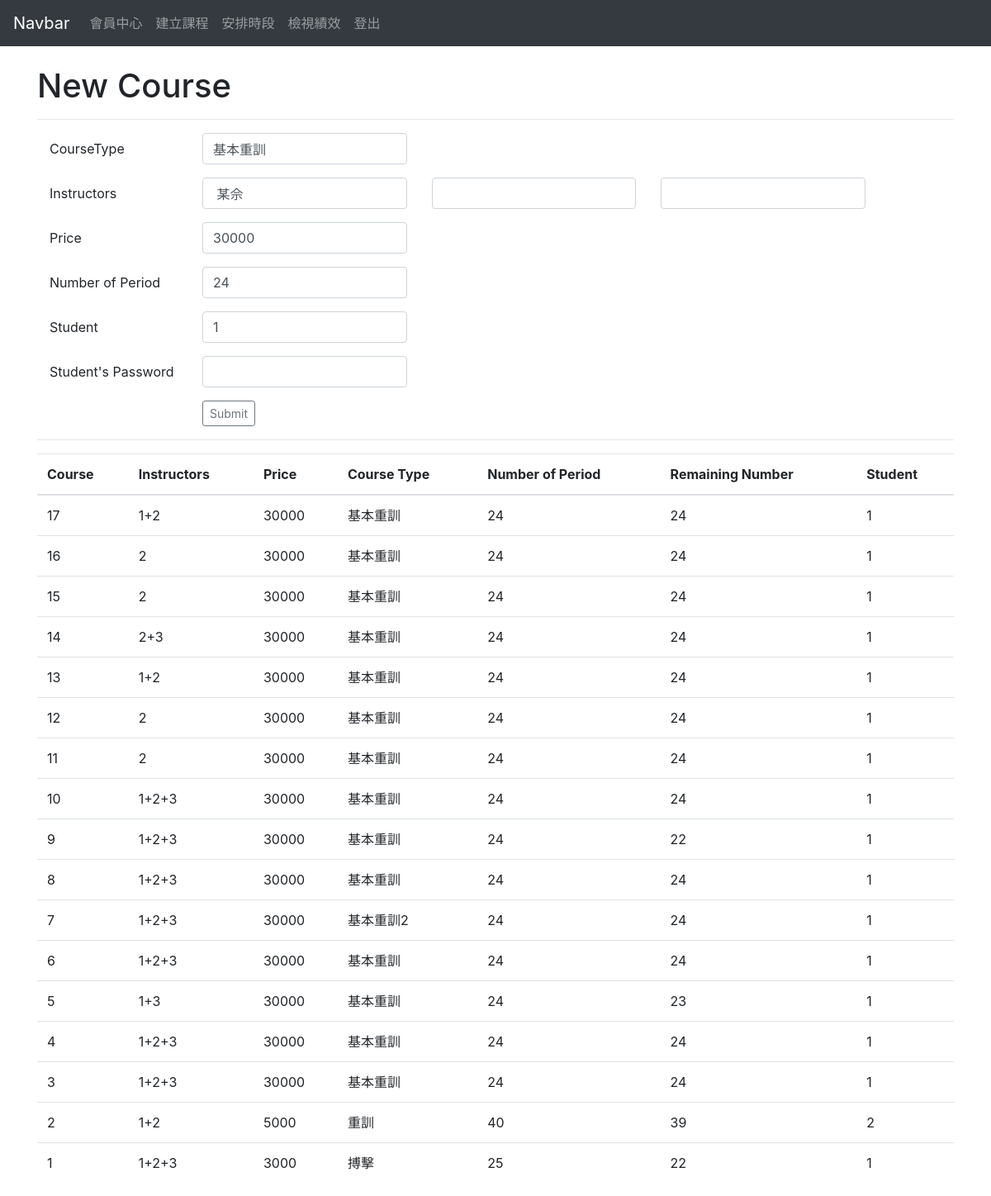
Screenshot of /Instructor/NewCourse.php (signed in) with the database file from the repository.
### tables this page shows
CREATE TABLE `course` (
  `Course_ID` int(6) NOT NULL,
  `M_ID` int(6) NOT NULL,
  `Price` int(6) NOT NULL,
  `Course_Type` varchar(40) DEFAULT NULL,
  `Number_of_Period` int(3) NOT NULL,
  `Remaining_Number` int(3) NOT NULL,
  `Open_Time` datetime NOT NULL DEFAULT CURRENT_TIMESTAMP
);

### Instructor/NewCourse.php (the view, shortened to what this page needs)
<?php
	require_once('database.php');
?>
<!DOCTYPE html>
<html lang="en">
<head>
    <link rel="stylesheet" href="https://stackpath.bootstrapcdn.com/bootstrap/4.1.3/css/bootstrap.min.css">
</head>
<body>
<?php echo file_get_contents('../navbar_I.html'); ?>
<div class="container">
<br>
<h1>New Course</h1>
<hr>
<form action="NewCourse.php" method="POST">
	<div class="container">
			<div class="form-group row">
				<label class="col-sm-2 col-form-label">CourseType</label>
				<div class="col-sm-3">
					<input class="form-control" type="text" name="CourseType" value="基本重訓"/>
				</div>
			</div>
			<div class="form-group row">
				<label class="col-sm-2 col-form-label">Instructors</label>
				<div class="col-sm-3">
					<input class="form-control" type="text" name="Instructors1"value=' <?php echo $_SESSION['ID'];?>' />
				</div>
				<div class="col-sm-3">
					<input class="form-control" type="text" name="Instructors2" />
				</div>
				<div class="col-sm-3">
					<input class="form-control" type="text" name="Instructors3"  />
				</div>
			</div>
			<div class="form-group row">
				<label class="col-sm-2 col-form-label">Price</label>
				<div class="col-sm-3">
					<input class="form-control" type="text" name="Price" value=30000 />
				</div>
			</div>
			<div class="form-group row">
				<label class="col-sm-2 col-form-label">Number of Period</label>
				<div class="col-sm-3">
					<input class="form-control" type="text" name="NumberofPeriod"  value=24 />
				</div>
			</div>
			<div class="form-group row">
				<label class="col-sm-2 col-form-label">Student</label>
				<div class="col-sm-3">
					<input class="form-control" type="text" name="Student" value=1 />
				</div>
			</div>
			<div class="form-group row">
				<label class="col-sm-2 col-form-label">Student's Password</label>
				<div class="col-sm-3">
					<input class="form-control" type="password" name="StudentPassword"  />
				</div>
			</div>
			<div class="form-group row">
				<label class="col-sm-2 col-form-label"></label>
				<div class="col-sm-3">
					<input class='btn btn-outline-secondary btn-sm' type="submit" value="Submit" />
				</div>
			</div>
	</div>
<hr>
<table class="table table-hover">
	<thead>
	<tr>
		<th>Course</th>
		<th>Instructors</th>
		<th>Price</th>
		<th>Course Type</th>
		<th>Number of Period</th>
		<th>Remaining Number</th>
		<th>Student</th>
	</tr>
	</thead>
	<tbody>
	<?php
		$result = mysqli_query($mysqli, "SELECT course.Course_ID, GROUP_CONCAT(compose.I_ID SEPARATOR '+'), Price, Course_Type, Number_of_Period, Remaining_Number, course.M_ID
		FROM `course`, `member`, `compose`
		WHERE course.M_ID = member.M_ID AND course.Course_ID = compose.Course_ID
		GROUP BY course.Course_ID
		ORDER BY course.Course_ID DESC;
		");
		while($query_data = mysqli_fetch_row($result)) {
		  echo "<tr>";
		  echo "<td>",$query_data[0], "</td>",
			   "<td>",$query_data[1], "</td>",
			   "<td>",$query_data[2], "</td>",
			   "<td>",$query_data[3], "</td>",
			   "<td>",$query_data[4], "</td>",
			   "<td>",$query_data[5], "</td>",
			   "<td>",$query_data[6], "</td>";
		  echo "</tr>";
		}
	?>
  	</tbody>
</table>
</div>
</body>
</html>

### rows the page displays
course: Course_ID "17", query_data "1+2", Price "30000", Course_Type "基本重訓", Number_of_Period "24", Remaining_Number "24", M_ID "1"
course: Course_ID "16", query_data "2", Price "30000", Course_Type "基本重訓", Number_of_Period "24", Remaining_Number "24", M_ID "1"
course: Course_ID "15", query_data "2", Price "30000", Course_Type "基本重訓", Number_of_Period "24", Remaining_Number "24", M_ID "1"
course: Course_ID "14", query_data "2+3", Price "30000", Course_Type "基本重訓", Number_of_Period "24", Remaining_Number "24", M_ID "1"
course: Course_ID "13", query_data "1+2", Price "30000", Course_Type "基本重訓", Number_of_Period "24", Remaining_Number "24", M_ID "1"
course: Course_ID "12", query_data "2", Price "30000", Course_Type "基本重訓", Number_of_Period "24", Remaining_Number "24", M_ID "1"
course: Course_ID "11", query_data "2", Price "30000", Course_Type "基本重訓", Number_of_Period "24", Remaining_Number "24", M_ID "1"
course: Course_ID "10", query_data "1+2+3", Price "30000", Course_Type "基本重訓", Number_of_Period "24", Remaining_Number "24", M_ID "1"
course: Course_ID "9", query_data "1+2+3", Price "30000", Course_Type "基本重訓", Number_of_Period "24", Remaining_Number "22", M_ID "1"
course: Course_ID "8", query_data "1+2+3", Price "30000", Course_Type "基本重訓", Number_of_Period "24", Remaining_Number "24", M_ID "1"
course: Course_ID "7", query_data "1+2+3", Price "30000", Course_Type "基本重訓2", Number_of_Period "24", Remaining_Number "24", M_ID "1"
course: Course_ID "6", query_data "1+2+3", Price "30000", Course_Type "基本重訓", Number_of_Period "24", Remaining_Number "24", M_ID "1"
course: Course_ID "5", query_data "1+3", Price "30000", Course_Type "基本重訓", Number_of_Period "24", Remaining_Number "23", M_ID "1"
course: Course_ID "4", query_data "1+2+3", Price "30000", Course_Type "基本重訓", Number_of_Period "24", Remaining_Number "24", M_ID "1"
course: Course_ID "3", query_data "1+2+3", Price "30000", Course_Type "基本重訓", Number_of_Period "24", Remaining_Number "24", M_ID "1"
course: Course_ID "2", query_data "1+2", Price "5000", Course_Type "重訓", Number_of_Period "40", Remaining_Number "39", M_ID "2"
course: Course_ID "1", query_data "1+2+3", Price "3000", Course_Type "搏擊", Number_of_Period "25", Remaining_Number "22", M_ID "1"

### other values shown
file_get_contents('../navbar_I.html') "Navbar 會員中心 建立課程 安排時段 檢視績效 登出"
